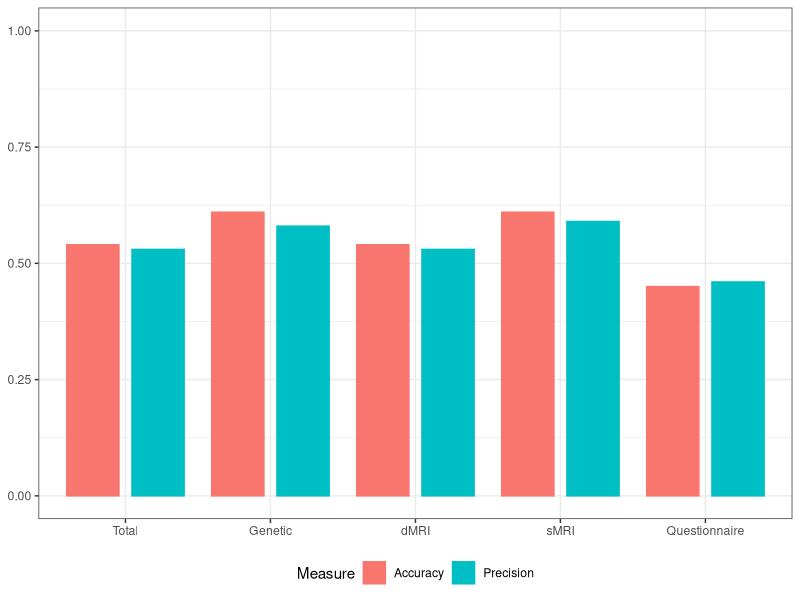
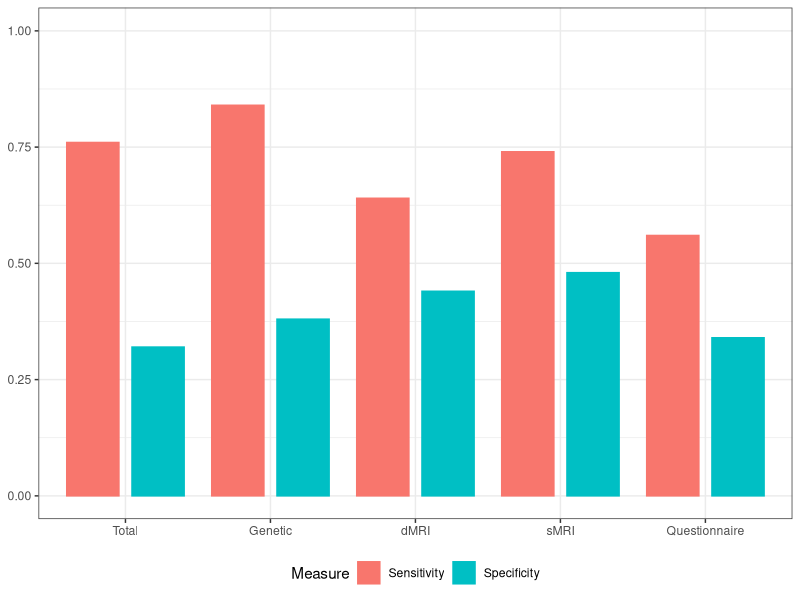

The R source for these figures, in order:
# Figure 3

library(tidyverse)

# False positive Dx
DFA <- data.frame(
  KERNEL = c("Total", "Genetic", "dMRI", "sMRI", "Questionnaire"),
  VALUE = c(0.54, 0.61, 0.54, 0.61, 0.45, 0.53, 0.58, 0.53, 0.59, 0.46),
  TYPE = c(rep("Accuracy", 5), rep("Precision", 5)))

DFA$KERNEL <- factor(DFA$KERNEL, levels=c("Total", "Genetic", "dMRI", "sMRI", "Questionnaire"))

DFB <- data.frame(
  KERNEL = c("Total", "Genetic", "dMRI", "sMRI", "Questionnaire"),
  VALUE = c(0.76, 0.84, 0.64, 0.74, 0.56, 0.32, 0.38, 0.44, 0.48, 0.34),
  TYPE = c(rep("Sensitivity", 5), rep("Specificity", 5)))

DFB$KERNEL <- factor(DFB$KERNEL, levels=c("Total", "Genetic", "dMRI", "sMRI", "Questionnaire"))

ggplot(DFA, aes(x=KERNEL, y=VALUE, color=TYPE, fill=TYPE)) +
  geom_bar(stat="identity", position=position_dodge2(width = 0.1, preserve = "single", padding = 0.2)) +
  ylim(0,1) +
  theme_bw() +
  labs(fill="Measure",
       color="Measure",
       x=NULL, y=NULL) +
  theme(legend.position = "bottom")

ggplot(DFB, aes(x=KERNEL, y=VALUE, color=TYPE, fill=TYPE)) +
  geom_bar(stat="identity", position=position_dodge2(width = 0.1, preserve = "single", padding = 0.2)) +
  ylim(0,1) +
  theme_bw() +
  labs(fill="Measure",
       color="Measure",
       x=NULL, y=NULL) +
  theme(legend.position = "bottom")
